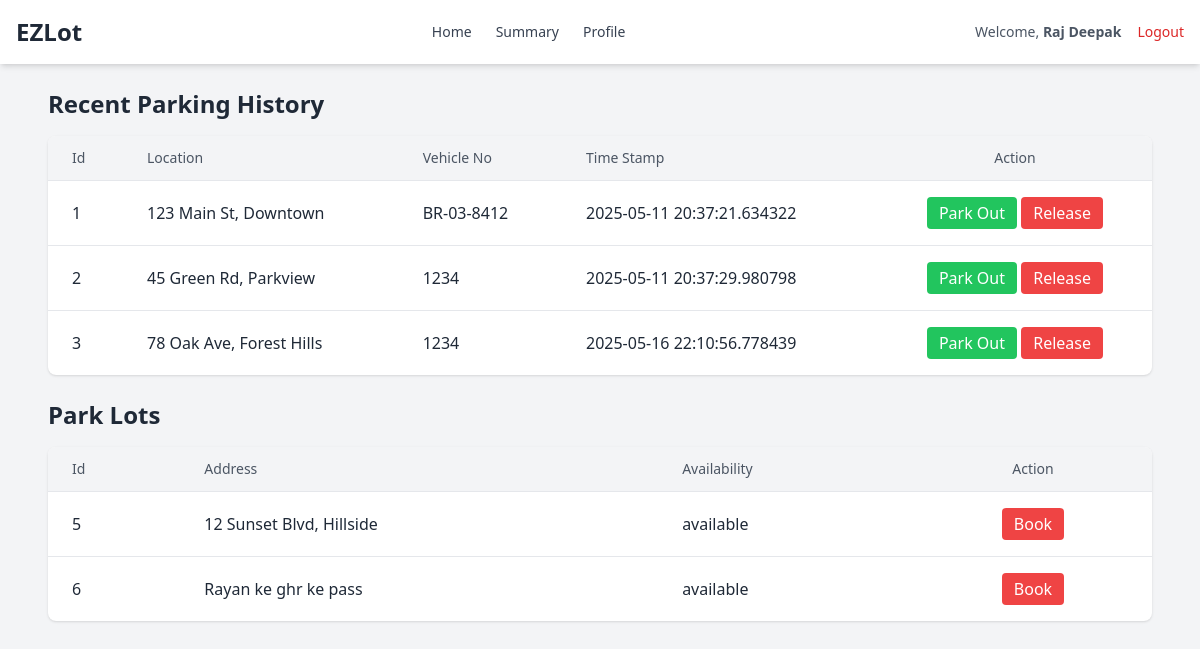
Page /user/4 on the committed database.
### application/models.py (models this page shows)
class User(db.Model):
    id = db.Column(db.Integer(), primary_key=True)
    email = db.Column(db.String(), unique=True, nullable=False)
    pwd = db.Column(db.String(),nullable=False)
    fullname=db.Column(db.String(), nullable=False)
    address = db.Column(db.String(), nullable=False)
    pincode = db.Column(db.String(), nullable=False)
    type = db.Column(db.String(), default="general")
    detais = db.relationship("Info", backref="creator")

class Info(db.Model):
    id = db.Column(db.Integer(), primary_key=True)
    parking = db.Column(db.String(), nullable=False)
    status = db.Column(db.String(), nullable=False)
    location = db.Column(db.String(), nullable=False)
    address = db.Column(db.String(), nullable=False)
    pincode = db.Column(db.String(), nullable=False)
    price = db.Column(db.String(), nullable=False)
    maxispot = db.Column(db.String(), nullable=False)
    vehicle_no = db.Column(db.String(), nullable=True)
    timestamp = db.Column(db.DateTime(), nullable=True)
    user_id = db.Column(db.Integer(), db.ForeignKey("user.id"), nullable=False)

### application/controllers.py (the view)
@app.route("/user/<int:user_id>")
def user_dash(user_id):
    this_user = User.query.get_or_404(user_id)
    available_parking_lots = Info.query.filter_by(status="available").all()
    booked_lots = Info.query.filter_by(user_id=user_id, status="booked").all()
    return render_template("user_dash.html", this_user=this_user, booked_lots=booked_lots, available_parking_lots=available_parking_lots)

### templates/user_dash.html (shortened to what this page needs)
<!DOCTYPE html>
<html lang="en">
<head>
    <script src="https://cdn.tailwindcss.com"></script>
    <link rel="stylesheet" href="https://cdnjs.cloudflare.com/ajax/libs/font-awesome/6.5.0/css/all.min.css" />
</head>
<body class="bg-gray-100 text-gray-800 font-sans">
    <nav class="bg-white shadow-md">
    <div class="max-w-7xl mx-auto px-4 py-4 flex justify-between items-center">
        <div class="flex items-center space-x-3">
            <span class="text-2xl font-bold text-gray-800">EZLot</span>
        </div>
        <div class="hidden md:flex space-x-6">
            <a href="/user/{{ this_user.id }}" class="text-gray-700 hover:text-cyan-500 text-sm font-medium">Home</a>
            <a href="/user_summary/{{ this_user.id }}" class="text-gray-700 hover:text-cyan-500 text-sm font-medium">Summary</a>
            <a href="/profile/{{ this_user.id }}" class="text-gray-700 hover:text-cyan-500 text-sm font-medium">Profile</a>
        </div>
        <div class="flex items-center space-x-4">
            <span class="text-sm text-gray-600">Welcome, <strong>{{ this_user.fullname }}</strong></span>
            <a href="/logout" class="text-red-600 hover:text-red-800 text-sm font-medium">Logout</a>
        </div>
    </div>
</nav>
    <main class="max-w-6xl mx-auto p-6">
        <h3 class="text-2xl font-bold mb-4">Recent Parking History</h3>
        <div class="overflow-x-auto bg-white shadow rounded-lg">
            <table class="min-w-full divide-y divide-gray-200">
                <thead class="bg-gray-100">
                    <tr>
                        <th class="px-6 py-3 text-left text-sm font-medium text-gray-600">Id</th>
                        <th class="px-6 py-3 text-left text-sm font-medium text-gray-600">Location</th>
                        <th class="px-6 py-3 text-left text-sm font-medium text-gray-600">Vehicle No</th>
                        <th class="px-6 py-3 text-left text-sm font-medium text-gray-600">Time Stamp</th>
                        <th class="px-6 py-3 text-center text-sm font-medium text-gray-600">Action</th>
                    </tr>
                </thead>
                <tbody class="divide-y divide-gray-200">
                    {% for lot in booked_lots %}
                    <tr class="hover:bg-gray-50">
                        <td class="px-6 py-4">{{ lot.id }}</td>
                        <td class="px-6 py-4">{{ lot.address }}</td>
                        <td class="px-6 py-4">{{ lot.vehicle_no }}</td>
                        <td class="px-6 py-4">{{ lot.timestamp or 'N/A' }}</td>
                        <td class="px-6 py-4 text-center">
                            <a href="/release/{{ lot.id }}/{{ this_user.id }}" class="inline-block px-3 py-1 bg-green-500 text-white rounded hover:bg-green-600">Park Out</a>
                            <a href="/park_out/{{ lot.id }}/{{ this_user.id }}" class="inline-block px-3 py-1 bg-red-500 text-white rounded hover:bg-red-600">Release</a>
                        </td>
                    </tr>
                    {% endfor %}
                </tbody>
            </table>
        </div>
        <h3 class="text-2xl font-bold mt-6 mb-4">Park Lots</h3>
        <div class="overflow-x-auto bg-white shadow rounded-lg">
            <table class="min-w-full divide-y divide-gray-200">
                <thead class="bg-gray-100">
                    <tr>
                        <th class="px-6 py-3 text-left text-sm font-medium text-gray-600">Id</th>
                        <th class="px-6 py-3 text-left text-sm font-medium text-gray-600">Address</th>
                        <th class="px-6 py-3 text-left text-sm font-medium text-gray-600">Availability</th>
                        <th class="px-6 py-3 text-center text-sm font-medium text-gray-600">Action</th>
                    </tr>
                </thead>
                <tbody class="divide-y divide-gray-200">
                    {% for lot in available_parking_lots %}
                    <tr class="hover:bg-gray-50">
                        <td class="px-6 py-4">{{ lot.id }}</td>
                        <td class="px-6 py-4">{{ lot.address }}</td>
                        <td class="px-6 py-4">{{ lot.status }}</td>
                        <td class="px-6 py-4 text-center">
                            <a href="/book/{{ lot.id }}?user_id={{ this_user.id }}" class="inline-block px-3 py-1 bg-red-500 text-white rounded hover:bg-red-600">Book</a>
                        </td>
                    </tr>
                    {% endfor %}
                </tbody>
            </table>
        </div>
    </main>
</body>
</html>

### rows in the picture
User: fullname "Raj Deepak"
Info: id "1", address "123 Main St, Downtown", vehicle_no "BR-03-8412", timestamp "2025-05-11 20:37:21.634322"
Info: id "2", address "45 Green Rd, Parkview", vehicle_no "1234", timestamp "2025-05-11 20:37:29.980798"
Info: id "3", address "78 Oak Ave, Forest Hills", vehicle_no "1234", timestamp "2025-05-16 22:10:56.778439"
Info: id "5", address "12 Sunset Blvd, Hillside", status "available"
Info: id "6", address "Rayan ke ghr ke pass", status "available"
